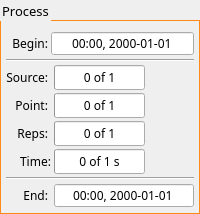
       <widget class="QGroupBox" name="process_groupBox">
        <property name="sizePolicy">
         <sizepolicy hsizetype="Fixed" vsizetype="Preferred">
          <horstretch>0</horstretch>
          <verstretch>0</verstretch>
         </sizepolicy>
        </property>
        <property name="font">
         <font>
          <family>Lucida Sans Unicode</family>
          <pointsize>10</pointsize>
         </font>
        </property>
        <property name="styleSheet">
         <string notr="true">QGroupBox {
    border:1px solid #FF8A1A;
    margin-top: 20px;
}
</string>
        </property>
        <property name="title">
         <string>Process</string>
        </property>
        <layout class="QGridLayout" name="gridLayout_4">
         <property name="leftMargin">
          <number>5</number>
         </property>
         <property name="topMargin">
          <number>10</number>
         </property>
         <property name="rightMargin">
          <number>5</number>
         </property>
         <property name="bottomMargin">
          <number>5</number>
         </property>
         <property name="spacing">
          <number>3</number>
         </property>
         <item row="1" column="0" colspan="3">
          <widget class="Line" name="line">
           <property name="orientation">
            <enum>Qt::Horizontal</enum>
           </property>
          </widget>
         </item>
         <item row="7" column="2">
          <widget class="QDateTimeEdit" name="end_dateTimeEdit">
           <property name="sizePolicy">
            <sizepolicy hsizetype="Expanding" vsizetype="Fixed">
             <horstretch>0</horstretch>
             <verstretch>0</verstretch>
            </sizepolicy>
           </property>
           <property name="font">
            <font>
             <family>Lucida Sans Unicode</family>
             <pointsize>9</pointsize>
            </font>
           </property>
           <property name="alignment">
            <set>Qt::AlignCenter</set>
           </property>
           <property name="readOnly">
            <bool>true</bool>
           </property>
           <property name="buttonSymbols">
            <enum>QAbstractSpinBox::NoButtons</enum>
           </property>
           <property name="displayFormat">
            <string>HH:mm, yyyy-MM-dd</string>
           </property>
          </widget>
         </item>
         <item row="0" column="0">
          <widget class="QLabel" name="label">
           <property name="font">
            <font>
             <family>Lucida Sans Unicode</family>
             <pointsize>9</pointsize>
            </font>
           </property>
           <property name="text">
            <string>Begin:</string>
           </property>
           <property name="alignment">
            <set>Qt::AlignRight|Qt::AlignTrailing|Qt::AlignVCenter</set>
           </property>
          </widget>
         </item>
         <item row="2" column="0">
          <widget class="QLabel" name="label_3">
           <property name="font">
            <font>
             <family>Lucida Sans Unicode</family>
             <pointsize>9</pointsize>
            </font>
           </property>
           <property name="text">
            <string>Source:</string>
           </property>
           <property name="alignment">
            <set>Qt::AlignRight|Qt::AlignTrailing|Qt::AlignVCenter</set>
           </property>
          </widget>
         </item>
         <item row="7" column="0">
          <widget class="QLabel" name="label_2">
           <property name="font">
            <font>
             <family>Lucida Sans Unicode</family>
             <pointsize>9</pointsize>
            </font>
           </property>
           <property name="text">
            <string>End:</string>
           </property>
           <property name="alignment">
            <set>Qt::AlignRight|Qt::AlignTrailing|Qt::AlignVCenter</set>
           </property>
          </widget>
         </item>
         <item row="5" column="2">
          <widget class="QProgressBar" name="time_progressBar">
           <property name="sizePolicy">
            <sizepolicy hsizetype="Fixed" vsizetype="Fixed">
             <horstretch>0</horstretch>
             <verstretch>0</verstretch>
            </sizepolicy>
           </property>
           <property name="font">
            <font>
             <family>Lucida Sans Unicode</family>
             <pointsize>9</pointsize>
            </font>
           </property>
           <property name="maximum">
            <number>1</number>
           </property>
           <property name="value">
            <number>0</number>
           </property>
           <property name="alignment">
            <set>Qt::AlignCenter</set>
           </property>
           <property name="format">
            <string>%v of %m s</string>
           </property>
          </widget>
         </item>
         <item row="3" column="2">
          <widget class="QProgressBar" name="point_progressBar">
           <property name="sizePolicy">
            <sizepolicy hsizetype="Fixed" vsizetype="Fixed">
             <horstretch>0</horstretch>
             <verstretch>0</verstretch>
            </sizepolicy>
           </property>
           <property name="font">
            <font>
             <family>Lucida Sans Unicode</family>
             <pointsize>9</pointsize>
            </font>
           </property>
           <property name="maximum">
            <number>1</number>
           </property>
           <property name="value">
            <number>0</number>
           </property>
           <property name="alignment">
            <set>Qt::AlignCenter</set>
           </property>
           <property name="format">
            <string>%v of %m</string>
           </property>
          </widget>
         </item>
         <item row="3" column="0">
          <widget class="QLabel" name="label_4">
           <property name="font">
            <font>
             <family>Lucida Sans Unicode</family>
             <pointsize>9</pointsize>
            </font>
           </property>
           <property name="text">
            <string>Point:</string>
           </property>
           <property name="alignment">
            <set>Qt::AlignRight|Qt::AlignTrailing|Qt::AlignVCenter</set>
           </property>
          </widget>
         </item>
         <item row="5" column="0" colspan="2">
          <widget class="QLabel" name="label_6">
           <property name="font">
            <font>
             <family>Lucida Sans Unicode</family>
             <pointsize>9</pointsize>
            </font>
           </property>
           <property name="text">
            <string>Time:</string>
           </property>
           <property name="alignment">
            <set>Qt::AlignRight|Qt::AlignTrailing|Qt::AlignVCenter</set>
           </property>
          </widget>
         </item>
         <item row="6" column="0" colspan="3">
          <widget class="Line" name="line_3">
           <property name="orientation">
            <enum>Qt::Horizontal</enum>
           </property>
          </widget>
         </item>
         <item row="4" column="0">
          <widget class="QLabel" name="label_5">
           <property name="font">
            <font>
             <family>Lucida Sans Unicode</family>
             <pointsize>9</pointsize>
            </font>
           </property>
           <property name="text">
            <string>Reps:</string>
           </property>
           <property name="alignment">
            <set>Qt::AlignRight|Qt::AlignTrailing|Qt::AlignVCenter</set>
           </property>
          </widget>
         </item>
         <item row="4" column="2">
          <widget class="QProgressBar" name="reps_progressBar">
           <property name="sizePolicy">
            <sizepolicy hsizetype="Fixed" vsizetype="Fixed">
             <horstretch>0</horstretch>
             <verstretch>0</verstretch>
            </sizepolicy>
           </property>
           <property name="font">
            <font>
             <family>Lucida Sans Unicode</family>
             <pointsize>9</pointsize>
            </font>
           </property>
           <property name="maximum">
            <number>1</number>
           </property>
           <property name="value">
            <number>0</number>
           </property>
           <property name="alignment">
            <set>Qt::AlignCenter</set>
           </property>
           <property name="format">
            <string>%v of %m</string>
           </property>
          </widget>
         </item>
         <item row="0" column="1" colspan="2">
          <widget class="QDateTimeEdit" name="begin_dateTimeEdit">
           <property name="sizePolicy">
            <sizepolicy hsizetype="Expanding" vsizetype="Fixed">
             <horstretch>0</horstretch>
             <verstretch>0</verstretch>
            </sizepolicy>
           </property>
           <property name="font">
            <font>
             <family>Lucida Sans Unicode</family>
             <pointsize>9</pointsize>
            </font>
           </property>
           <property name="alignment">
            <set>Qt::AlignCenter</set>
           </property>
           <property name="readOnly">
            <bool>true</bool>
           </property>
           <property name="buttonSymbols">
            <enum>QAbstractSpinBox::NoButtons</enum>
           </property>
           <property name="displayFormat">
            <string>HH:mm, yyyy-MM-dd</string>
           </property>
          </widget>
         </item>
         <item row="2" column="2">
          <widget class="QProgressBar" name="source_progressBar">
           <property name="sizePolicy">
            <sizepolicy hsizetype="Fixed" vsizetype="Fixed">
             <horstretch>0</horstretch>
             <verstretch>0</verstretch>
            </sizepolicy>
           </property>
           <property name="font">
            <font>
             <family>Lucida Sans Unicode</family>
             <pointsize>9</pointsize>
            </font>
           </property>
           <property name="maximum">
            <number>1</number>
           </property>
           <property name="value">
            <number>0</number>
           </property>
           <property name="alignment">
            <set>Qt::AlignCenter</set>
           </property>
           <property name="format">
            <string>%v of %m</string>
           </property>
          </widget>
         </item>
        </layout>
       </widget>
